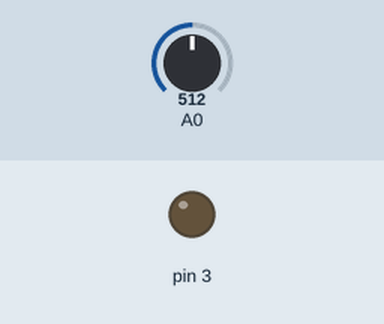
A sketch run on a simulated Arduino Uno, built with avr-gcc and run on an emulated ATmega328P. Shown: output pins drawn as LEDs (lit = HIGH). Inputs (shaded band) come from the test bench; at power-on: A0 = 512.

Above: at 1.2 s.
1.3 s: A0 set to 306
At 1.45 s:
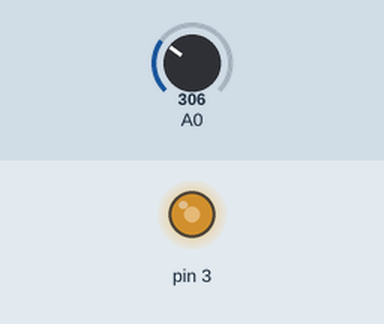
3.1 s: A0 set to 122
At 3.25 s:
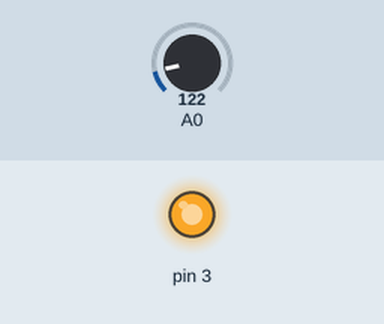
6.1 s: A0 set to 0
At 7.3 s:
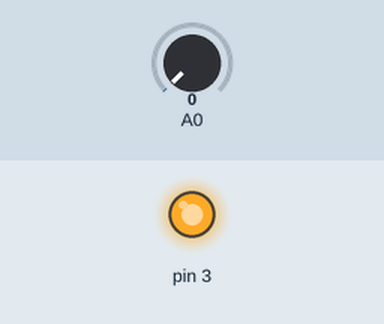
7.6 s: A0 set to 511
At 8.5 s:
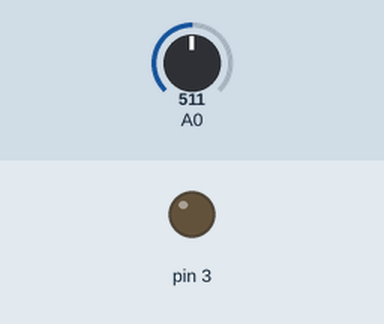
Timing chart, 0 to 10.1 s (numbered marks = the images above; inputs shaded):
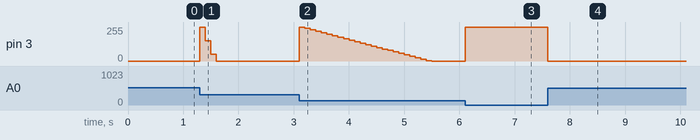

The sketch:

PID_PonM.ino
```cpp
/********************************************************
 * PID Proportional on measurement Example
 * Setting the PID to use Proportional on measurement will
 * make the output move more smoothly when the setpoint
 * is changed.  In addition, it can eliminate overshoot
 * in certain processes like sous-vides.
 ********************************************************/

#include <PID_v1.h>

//Define Variables we'll be connecting to
double Setpoint, Input, Output;

//Specify the links and initial tuning parameters
PID myPID(&Input, &Output, &Setpoint,2,5,1,P_ON_M, DIRECT); //P_ON_M specifies that Proportional on Measurement be used
                                                            //P_ON_E (Proportional on Error) is the default behavior

void setup()
{
  //initialize the variables we're linked to
  Input = analogRead(0);
  Setpoint = 100;

  //turn the PID on
  myPID.SetMode(AUTOMATIC);
}

void loop()
{
  Input = analogRead(0);
  myPID.Compute();
  analogWrite(3,Output);
}
```

Measured:
- after the input at 1.3 s, pin 3: 0/255 → 255/255 at once, → 152/255 0.10 s later, → 49/255 0.10 s later, → 0/255 0.10 s later
- after the input at 3.1 s, pin 3: 0/255 → 255/255 at once, → 244/255 0.10 s later, → 233/255 0.10 s later, → 222/255 0.10 s later, … (25 changes in this stretch)
- after the input at 6.1 s, pin 3: 0/255 → 255/255 at once
- after the input at 7.6 s, pin 3: 255/255 → 0/255 at once
